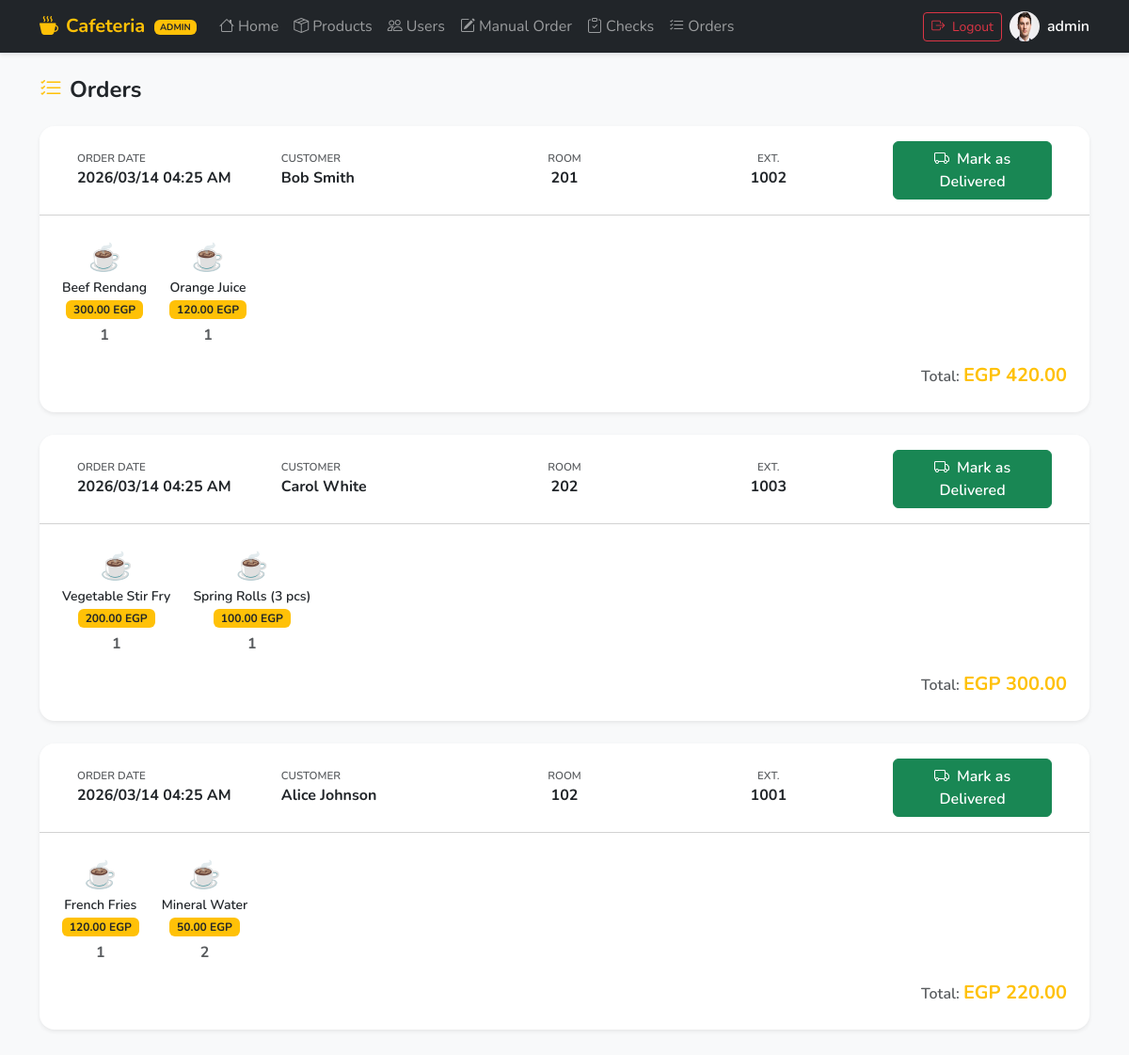
/public/admin/orders (signed in), run on the app's committed database.
### tables this page shows
CREATE TABLE IF NOT EXISTS orders (
    id INT AUTO_INCREMENT PRIMARY KEY,
    user_id INT,
    room_id INT,
    total_price DECIMAL(10,2),
    status ENUM('processing','out_for_delivery','done') DEFAULT 'processing',
    notes TEXT,
    created_at TIMESTAMP NULL,
    updated_at TIMESTAMP NULL,
    FOREIGN KEY (user_id) REFERENCES users(id),
    FOREIGN KEY (room_id) REFERENCES rooms(id)
);

CREATE TABLE IF NOT EXISTS users (
    id INT AUTO_INCREMENT PRIMARY KEY,
    name VARCHAR(100),
    email VARCHAR(100) UNIQUE,
    password VARCHAR(255),
    role ENUM('admin','user') DEFAULT 'user',
    pic VARCHAR(255),
    room_id INT,
    is_active TINYINT(1) NOT NULL DEFAULT 1,
    ext VARCHAR(20),
    created_at TIMESTAMP NULL DEFAULT CURRENT_TIMESTAMP,
    updated_at TIMESTAMP NULL DEFAULT CURRENT_TIMESTAMP ON UPDATE CURRENT_TIMESTAMP,
    FOREIGN KEY (room_id) REFERENCES rooms(id)
);

CREATE TABLE IF NOT EXISTS rooms (
    id INT AUTO_INCREMENT PRIMARY KEY,
    no VARCHAR(50),
    name VARCHAR(100),
    created_at TIMESTAMP NULL,
    updated_at TIMESTAMP NULL
);

CREATE TABLE IF NOT EXISTS order_items (
    id INT AUTO_INCREMENT PRIMARY KEY,
    order_id INT,
    product_id INT,
    name VARCHAR(150),
    price DECIMAL(10,2),
    image VARCHAR(255),
    quantity INT,
    created_at TIMESTAMP NULL,
    updated_at TIMESTAMP NULL,
    FOREIGN KEY (order_id) REFERENCES orders(id),
    FOREIGN KEY (product_id) REFERENCES products(id)
);

### core/Controller.php (called while the page is built, shortened)
<?php
class Controller
{
    public function view($path, $data = [])
    {
        extract($data);
        $viewFile = dirname(__DIR__) . "/views/$path.php";
        require $viewFile;
    }
}

### app/Controllers/Admin/OrderController.php (called while the page is built, shortened)
<?php
class OrderController extends Controller
{
    private function db(): PDO
    {
        return Database::getInstance()->getConnection();
    }
    public function index(): void
    {
        $pdo = $this->db();
        $currentPage = max(1, (int) ($_GET['page'] ?? 1));
        $offset      = ($currentPage - 1) * self::PER_PAGE;
        $stmt = $pdo->prepare("
            SELECT  o.id,
                    o.total_price,
                    o.status,
                    o.notes,
                    o.created_at,
                    u.name,
                    u.ext,
                    r.no AS room_no
            FROM    orders o
            JOIN    users u    ON u.id = o.user_id
            LEFT JOIN rooms r  ON r.id = o.room_id
            WHERE   o.status IN ('processing', 'out_for_delivery')
            ORDER BY o.created_at ASC
            LIMIT   :limit OFFSET :offset
        ");
        $stmt->bindValue(':limit',  self::PER_PAGE, PDO::PARAM_INT);
        $stmt->bindValue(':offset', $offset,        PDO::PARAM_INT);
        $stmt->execute();
        $orders = $stmt->fetchAll(PDO::FETCH_ASSOC);
        if (!empty($orders)) {
            $ids          = array_column($orders, 'id');
            $placeholders = implode(',', array_fill(0, count($ids), '?'));
            $itemStmt = $pdo->prepare("
                SELECT oi.order_id,
                       oi.name     AS product_name,
                       oi.price,
                       oi.quantity
                FROM   order_items oi
                WHERE  oi.order_id IN ($placeholders)
                ORDER BY oi.id ASC
            ");
            $itemStmt->execute($ids);
            $itemMap = [];
            foreach ($itemStmt->fetchAll(PDO::FETCH_ASSOC) as $item) {
                $itemMap[$item['order_id']][] = $item;
            }
        }
        $this->view('admin/orders', compact('orders', 'totalPages', 'currentPage'));
    }
}

### core/Router.php (called while the page is built, shortened)
<?php
class Router
{
    private static $routes = [];
    public static function get($uri, $action, $middlewares = [])
    {
        self::$routes['GET'][$uri] = [
            'action' => $action,
            'middlewares' => $middlewares
        ];
    }
    public static function post($uri, $action, $middlewares = [])
    {
        self::$routes['POST'][$uri] = [
            'action' => $action,
            'middlewares' => $middlewares
        ];
    }
    public static function resolve($uri, $method)
{
    $route = self::$routes[$method][$uri] ?? null;
    $params = [];
    $action = $route['action'];
    [$controller, $method] = $action;
    $controller = new $controller();
    $controller->$method(...$params);
}
}

### public/index.php (called while the page is built, shortened)
<?php
$uri = parse_url($_SERVER['REQUEST_URI'], PHP_URL_PATH);
$uri = preg_replace('#^.*?/public(?:/index\.php)?#', '', $uri);
$method = $_SERVER['REQUEST_METHOD'];
Router::resolve($uri, $method);

### views/admin/orders.php (the view, shortened to what this page needs)
<?php include __DIR__ . '/../layouts/head.php'; ?>
<?php include __DIR__ . '/../layouts/navbar_admin.php'; ?>
<div class="container py-4">
  <h4 class="fw-bold mb-4"><i class="bi bi-list-check me-2 text-warning"></i>Orders</h4>
  <?php
  foreach($orders as $order): ?>
  <div class="card border-0 shadow-sm rounded-4 mb-4 overflow-hidden">
    <div class="card-header bg-white py-0">
      <div class="row g-0 align-items-center">
        <div class="col px-4 py-3">
          <div class="text-muted fw-semibold text-uppercase" style="font-size:0.72rem;">ORDER DATE</div>
          <div class="fw-bold"><?= date('Y/m/d h:i A', strtotime($order['created_at'])) ?></div>
        </div>
        <div class="col px-4 py-3">
          <div class="text-muted fw-semibold text-uppercase" style="font-size:0.72rem;">CUSTOMER</div>
          <div class="fw-bold"><?= $order['name'] ?></div>
        </div>
        <div class="col px-4 py-3 text-center">
          <div class="text-muted fw-semibold text-uppercase" style="font-size:0.72rem;">ROOM</div>
          <div class="fw-bold"><?= $order['room_no'] ?></div>
        </div>
        <div class="col px-4 py-3 text-center">
          <div class="text-muted fw-semibold text-uppercase" style="font-size:0.72rem;">EXT.</div>
          <div class="fw-bold"><?= $order['ext'] ?></div>
        </div>
        <div class="col px-4 py-3 text-end">
          <form method="POST" action="<?= BASE_URL ?>/admin/mark-delivered" style="display:inline;">
            <button type="submit" class="btn btn-success fw-semibold" onclick="return confirm('Mark this order as delivered?')">
              <i class="bi bi-truck me-2"></i>Mark as Delivered
            </button>
          </form>
        </div>
      </div>
    </div>
    <div class="card-body p-4">
      <div class="d-flex gap-4 flex-wrap">
        <?php foreach($order['items'] as $item): ?>
        <div class="text-center">
          <div class="fs-3">☕</div>
          <div class="fw-semibold small"><?= $item['product_name'] ?></div>
          <span class="badge bg-warning text-dark"><?= number_format($item['price'], 2) ?> EGP</span>
          <div class="fw-bold text-muted mt-1"><?= $item['quantity'] ?></div>
        </div>
        <?php endforeach; ?>
      </div>
      <div class="text-end mt-3">
        <span class="text-muted fw-semibold">Total: </span>
        <span class="fw-bold fs-5 text-warning">EGP <?= number_format($order['total_price'], 2) ?></span>
      </div>
    </div>
  </div>
  <?php endforeach; ?>
</div>
</body>
</html>

### views/layouts/head.php (style rules this page uses)
body { font-family: 'Nunito', sans-serif; background-color: #f8f9fa; }

### data on the page
orders: created_at "2026/03/14 04:25 AM", user.name "Bob Smith", room.no "201", user.ext "1002", total_price "420.00"
order_items: name "Beef Rendang", price "300.00", quantity "1"
order_items: name "Orange Juice", price "120.00", quantity "1"
orders: created_at "2026/03/14 04:25 AM", user.name "Carol White", room.no "202", user.ext "1003", total_price "300.00"
order_items: name "Vegetable Stir Fry", price "200.00", quantity "1"
order_items: name "Spring Rolls (3 pcs)", price "100.00", quantity "1"
orders: created_at "2026/03/14 04:25 AM", user.name "Alice Johnson", room.no "102", user.ext "1001", total_price "220.00"
order_items: name "French Fries", price "120.00", quantity "1"
order_items: name "Mineral Water", price "50.00", quantity "2"

### other printed values
$authUser['name'] "admin"
